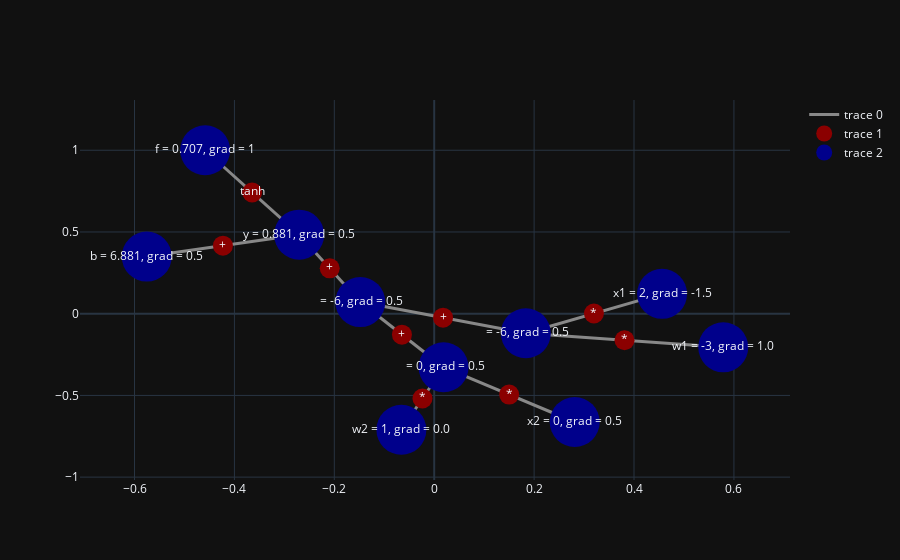

The notebook cell saved with this chart:
### Code cell
#Basic Nueron
x1 = Value(2,'x1')
x2 = Value(0,'x2')

w1 = Value(-3,'w1')
w2 = Value(1,'w2')

b = Value(6.88137,'b')

y = w1*x1 + w2*x2 + b ; y.label = 'y'
f = y.tanh() ; f.label = 'f'

f.backwards()

draw_graph(f)

#Print Gradients
print(f"Gradient of w1: {w1.grad}")
print(f"Gradient of w2: {w2.grad}")
print(f"Gradient of x1: {x1.grad}")
print(f"Gradient of x2: {x2.grad}")
print(f"Gradient of y: {y.grad}")

### Figure 1 — Plotly figure (JSON) as saved in the notebook; plotly's stock layout.template omitted (floating-point values rounded to 4 significant figures)
{"data": [{"hoverinfo": "text", "line": {"color": "#888", "width": 3}, "mode": "lines", "text": ["*", "+", "+", "tanh", "*", "*", "*", "+", "+"], "type": "scatter", "x": [-0.06572, 0.0187, null, 0.0187, -0.148, null, 0.1834, -0.148, null, -0.2704, -0.4586, null, 0.5787, 0.1834, null, 0.4562, 0.1834, null, 0.2813, 0.0187, null, -0.5755, -0.2704, null, -0.148, -0.2704, null], "y": [-0.7101, -0.3276, null, -0.3276, 0.07136, null, -0.1197, 0.07136, null, 0.4834, 1, null, -0.2055, -0.1197, null, 0.1215, -0.1197, null, -0.6627, -0.3276, null, 0.3494, 0.4834, null, 0.07136, 0.4834, null]}, {"hoverinfo": "text", "marker": {"color": "darkred", "size": 20}, "mode": "markers+text", "text": ["*", "+", "+", "tanh", "*", "*", "*", "+", "+"], "textposition": "middle center", "type": "scatter", "x": [-0.02351, -0.06463, 0.01772, -0.3645, 0.381, 0.3198, 0.15, -0.423, -0.2092], "y": [-0.5189, -0.1281, -0.02417, 0.7417, -0.1626, 0.0008792, -0.4951, 0.4164, 0.2774]}, {"hoverinfo": "text", "marker": {"color": "darkblue", "size": 50}, "mode": "markers+text", "text": ["w2 = 1, grad = 0.0", " = 0, grad = 0.5", " = -6, grad = 0.5", "f = 0.707, grad = 1", "y = 0.881, grad = 0.5", "w1 = -3, grad = 1.0", "x1 = 2, grad = -1.5", "x2 = 0, grad = 0.5", "b = 6.881, grad = 0.5", " = -6, grad = 0.5"], "type": "scatter", "x": [-0.06572, 0.0187, 0.1834, -0.4586, -0.2704, 0.5787, 0.4562, 0.2813, -0.5755, -0.148], "y": [-0.7101, -0.3276, -0.1197, 1, 0.4834, -0.2055, 0.1215, -0.6627, 0.3494, 0.07136]}], "layout": {}}
